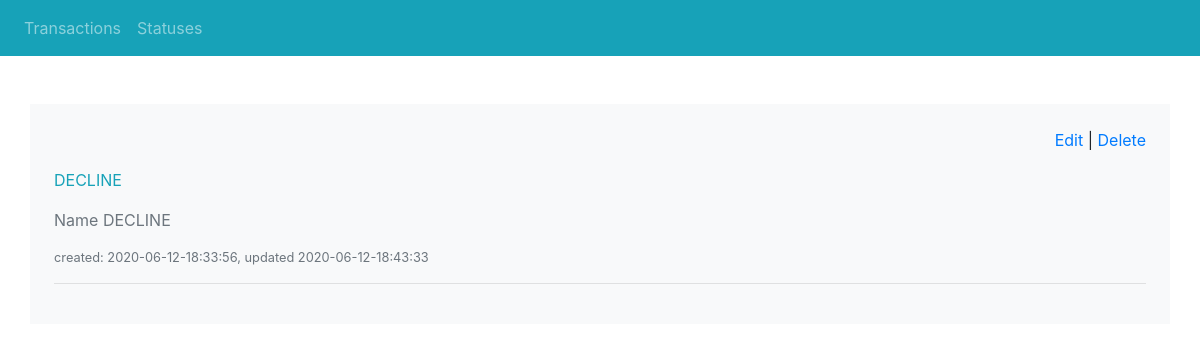
The page /status/2 on the database its author committed.
### app_fintech/models.py (models this page shows, shortened)
class Statuses(models.Model):
    name = models.CharField(max_length=255, unique=True)
    created_at = models.DateTimeField(auto_now_add=True)
    updated_at = models.DateTimeField(auto_now=True)
    def get_date_format(self):
        return "%Y-%m-%d-%H:%M:%S"
    @property
    def created(self):
        return f'{self.created_at.strftime(self.get_date_format())}'
    @property
    def updated(self):
        return f'{self.updated_at.strftime(self.get_date_format())}'
    class Meta:
        ordering = ['-id']

### app_fintech/views.py (the view)
class StatusDetail(DetailView):
    model = Statuses
    template_name = 'statuses/status_detail.html'
    def get_context_data(self, **kwargs):
        context = super().get_context_data(**kwargs)
        return context

### templates/statuses/status_detail.html
{% extends "base.html" %}
{% block content %}
  <p class="text-right">
    <a href="{% url 'status-update' pk=object.pk %}">Edit</a> |
    <a href="{% url 'status-delete' pk=object.pk %}">Delete</a>
  </p>
  <div class="mt-1 mb-1">
    <p class="text-info">{{ object.name }} </p>
  </div>
  <p class="text-muted">Name {{ object.name }}</p>
  <p class="text-muted small text-lg-left">created: {{ object.created }}, updated {{ object.updated }}</p>
  <hr>
{% endblock %}

### rows shown on the page
Statuses: name "DECLINE", created "2020-06-12-18:33:56", updated "2020-06-12-18:43:33"
